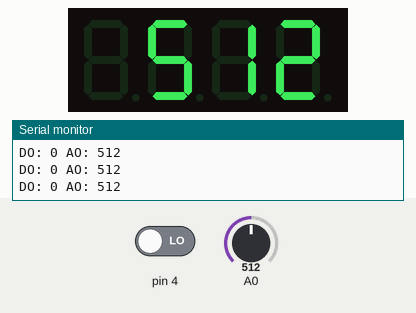
Simulated run of this sketch. Board: Arduino Uno, built with avr-gcc and run on an emulated ATmega328P. Shown: 4-digit seven-segment display, the last lines printed to the serial monitor. Inputs (shaded band) come from the test bench; at power-on: A0 = 512, pin 4 LOW.

Above: at 2.2 s.
2.3 s: A0 set to 111
At 3.1 s:
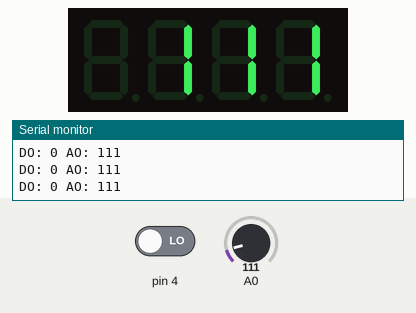
3.8 s: A0 set to 89
At 5.0 s:
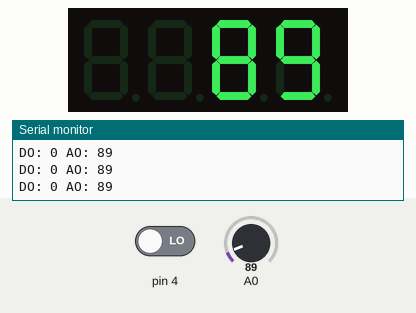
5.3 s: A0 set to 122
At 6.2 s:
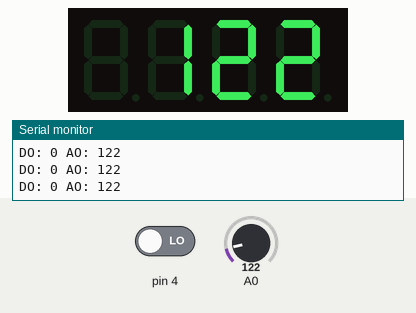
Timing chart, 0 to 8.3 s (numbered marks = the images above; inputs shaded):
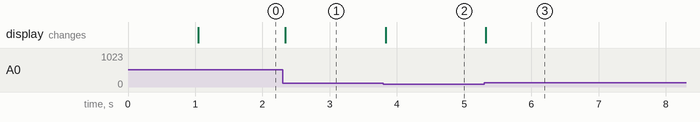

The sketch:

index.ino
```cpp
#include <Arduino.h>
#include <Wire.h>
#include <TM1637Display.h>
#define SERIAL_BAUD 115200

#define CLK 2
#define DIO 3
TM1637Display display(CLK, DIO);

void setup() {
  Serial.begin(SERIAL_BAUD);
  while(!Serial) {}

  uint8_t data[] = { 0xff, 0xff, 0xff, 0xff };
  display.setBrightness(0x0f);
  display.setSegments(data);
  delay(1000);
  pinMode(4,INPUT);
}

void loop() {
  int _ao = analogRead(A0);
  int _do=digitalRead(4);

  display.showNumberDec(_ao, false);
  Serial.print("\nDO: ");
  Serial.print(_do);
  Serial.print(" AO: ");
  Serial.print(_ao);
  delay(1);
}
```

Measured:
- after the input at 2.3 s, the display: changes at once (image 1)
- after the input at 3.8 s, the display: changes at once (image 2)
- after the input at 5.3 s, the display: changes at once (image 3)
